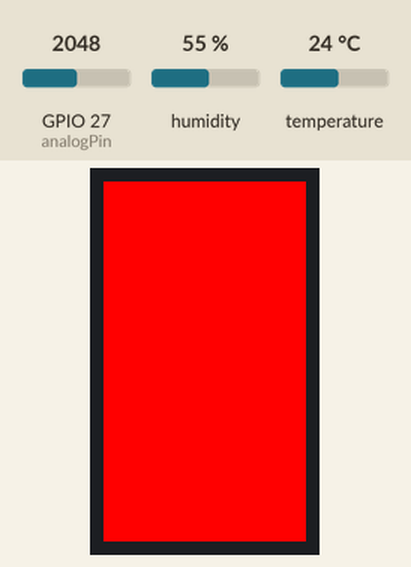
This program was run on a simulated ESP32. Parts: 135×240 colour display. The inputs (shaded band) are chosen by the test bench; at power-on: humidity 55 %, temperature 24 °C, GPIO 27 (analogPin) = 2048. What the program prints to the serial monitor is not drawn.

Above: at 2.8 s.
2.9 s: humidity set to 22 %
At 12.5 s:
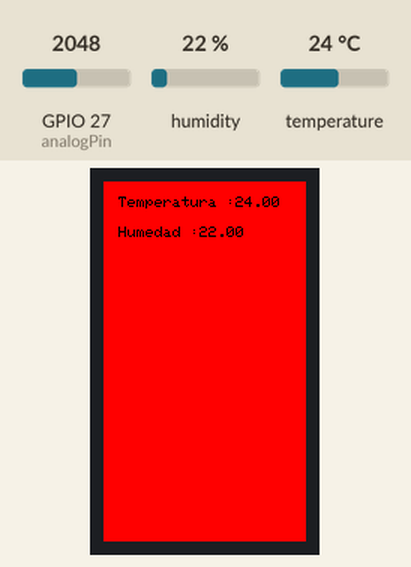
17.9 s: temperature set to 12 °C
32.9 s: humidity set to 40 %
At 42.9 s:
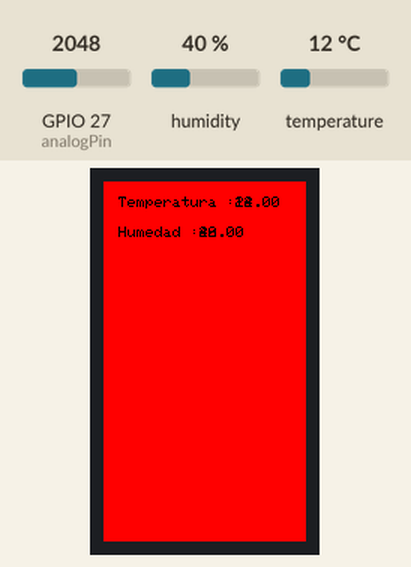
47.9 s: temperature set to 19 °C
Timing chart, 0 to 50.9 s (numbered marks = the images above; inputs shaded):
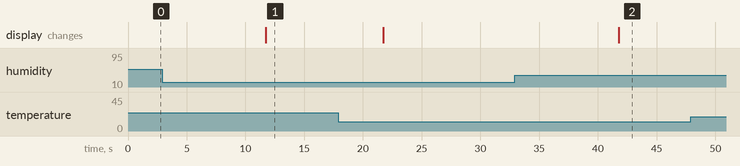

Measured:
- after the input at 2.9 s, the display: changes after 8.8 s (image 1)
- after the input at 32.9 s, the display: changes after 8.9 s (image 2)

The program:

main.cpp
```cpp
#include "UbidotsEsp32Mqtt.h"
#include <DHT.h>
#include <TFT_eSPI.h>
#include <SPI.h>


#define DHTPIN 27
#define DHTTYPE DHT11

DHT dht(DHTPIN, DHTTYPE);
TFT_eSPI tft = TFT_eSPI();

const char *UBIDOTS_TOKEN = "BBFF-n53TVIOnKbhirkPbOBXi3XVNmzYPm5";  // Put here your Ubidots TOKEN
const char *WIFI_SSID = "UPBWiFi";      // Put here your Wi-Fi SSID
const char *WIFI_PASS = "";      // Put here your Wi-Fi password
const char *DEVICE_LABEL = "sensor:_x1";   // Put here your Device label to which data  will be published
const char *VARIABLE_LABEL_1 = "humedad"; // Put here your Variable label to which data  will be published
const char *VARIABLE_LABEL_2 = "temperatura";


const int PUBLISH_FREQUENCY = 1000; // Update rate in milliseconds

unsigned long timer;
uint8_t analogPin = 27; // Pin used to read data from GPIO34 ADC_CH6.

Ubidots ubidots(UBIDOTS_TOKEN);


void callback(char *topic, byte *payload, unsigned int length)
{
  Serial.print("Message arrived [");
  Serial.print(topic);
  Serial.print("] ");
  for (int i = 0; i < length; i++)
  {
    Serial.print((char)payload[i]);
  }
  Serial.println();
}

void setup() {
    //SCREEN
  tft.init();
  tft.fillScreen(TFT_RED);
  tft.setTextColor(TFT_BLACK);

  //DHT
  Serial.begin(115200);
  Serial.println(F("DHTxx test!"));
  dht.begin();

  //UBIDOTS
  ubidots.connectToWifi(WIFI_SSID, WIFI_PASS);
  ubidots.setCallback(callback);
  ubidots.setup();
  ubidots.reconnect();
  timer = millis();
}

void loop() {
  delay(10000);
  float h=dht.readHumidity();
  float t=dht.readTemperature();

  if(isnan(h) || isnan(t)){
    Serial.println(F("ERROR EN LECTURA"));

    return;
  }
  Serial.print(F("Humedad: "));
  Serial.print(h);
  String humedad = "Humedad :" + String(h);
  tft.drawString(humedad,10,30);
  Serial.print(F("% Temperatura: "));
  Serial.print(t);
  Serial.println(F("°C"));
  String temperatura = "Temperatura :" + String(t);  tft.drawString(temperatura,10,10);

  if (!ubidots.connected())
  {
    ubidots.reconnect();
  }
  if (abs(millis() - timer) > PUBLISH_FREQUENCY) // triggers the routine every 5 seconds
  {
    float value = analogRead(analogPin);
    ubidots.add(VARIABLE_LABEL_1, h);
    ubidots.add(VARIABLE_LABEL_2, t);
    ubidots.publish(DEVICE_LABEL);
    timer = millis();
  }
  ubidots.loop();
}
```
